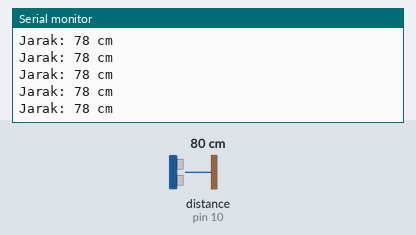
A sketch run on a simulated Arduino Uno, built with avr-gcc and run on an emulated ATmega328P. Shown: the last lines printed to the serial monitor. Wiring (inferred from the names in the program): ultrasonic range finder: trigger pin 9; echo pin 10. The test bench sets the inputs (shaded band); at power-on: distance to the obstacle (sensor on pin 10) 80 cm. The echo pulse lasts 58.3 µs per cm; the audio player accepts every command and is not drawn.

Above: at 1.7 s.
1.8 s: distance to the obstacle (sensor on pin 10) set to 2 cm
At 2.01 s:
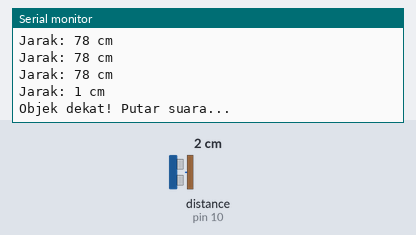
3.3 s: distance to the obstacle (sensor on pin 10) set to 299 cm
At 3.34 s:
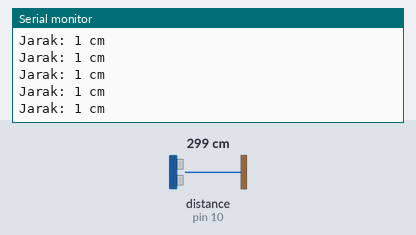
6.3 s: distance to the obstacle (sensor on pin 10) set to 250 cm
At 6.41 s:
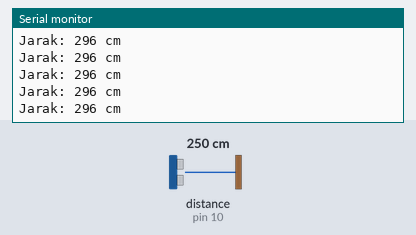
Timing chart, 0 to 9.3 s (numbered marks = the images above; inputs shaded):
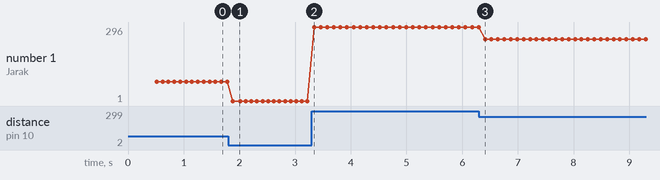

Measured:
- after the input at 1.8 s, the serial monitor: prints a new line after 0.08 s (image 1)
- plotted number 1: 78 → 1 after the input at 1.8 s, 1 → 296 after the input at 3.3 s, 296 → 247 after the input at 6.3 s

The sketch:

MaNigg.ino
```cpp
#include <SoftwareSerial.h>
#include <DFRobotDFPlayerMini.h>

// =======================
// PIN SETUP
// =======================
const int trigPin = 9;
const int echoPin = 10;

// DFPlayer (RX, TX)
SoftwareSerial mySerial(12, 11);
DFRobotDFPlayerMini dfPlayer;

// =======================
// VARIABEL
// =======================
bool sudahPutar = false;

// =======================
// SETUP
// =======================
void setup() {
  pinMode(trigPin, OUTPUT);
  pinMode(echoPin, INPUT);

  Serial.begin(9600);
  mySerial.begin(9600);

  Serial.println("Inisialisasi DFPlayer...");

  if (!dfPlayer.begin(mySerial)) {
    Serial.println("DFPlayer gagal!");
    Serial.println("Cek kabel & SD Card");
    while (true); // berhenti total
  }

  Serial.println("DFPlayer siap!");
  dfPlayer.volume(20); // 0 - 30
}

// =======================
// LOOP
// =======================
void loop() {
  long duration;
  int distance;

  // --- Kirim trigger ---
  digitalWrite(trigPin, LOW);
  delayMicroseconds(2);
  digitalWrite(trigPin, HIGH);
  delayMicroseconds(10);
  digitalWrite(trigPin, LOW);

  // --- Baca echo (pakai timeout biar tidak hang) ---
  duration = pulseIn(echoPin, HIGH, 30000);

  // --- Konversi ke cm ---
  distance = duration * 0.034 / 2;

  // --- Debug ---
  Serial.print("Jarak: ");
  Serial.print(distance);
  Serial.println(" cm");

  // =======================
  // LOGIC AUDIO
  // =======================
  if (distance > 0 && distance <= 10) {
    if (!sudahPutar) {
      Serial.println("Objek dekat! Putar suara...");
      dfPlayer.play(1); // file 0001.mp3
      sudahPutar = true;
    }
  } else {
    // Reset kalau objek menjauh
    sudahPutar = false;
  }

  delay(100); // delay kecil saja
}
```
